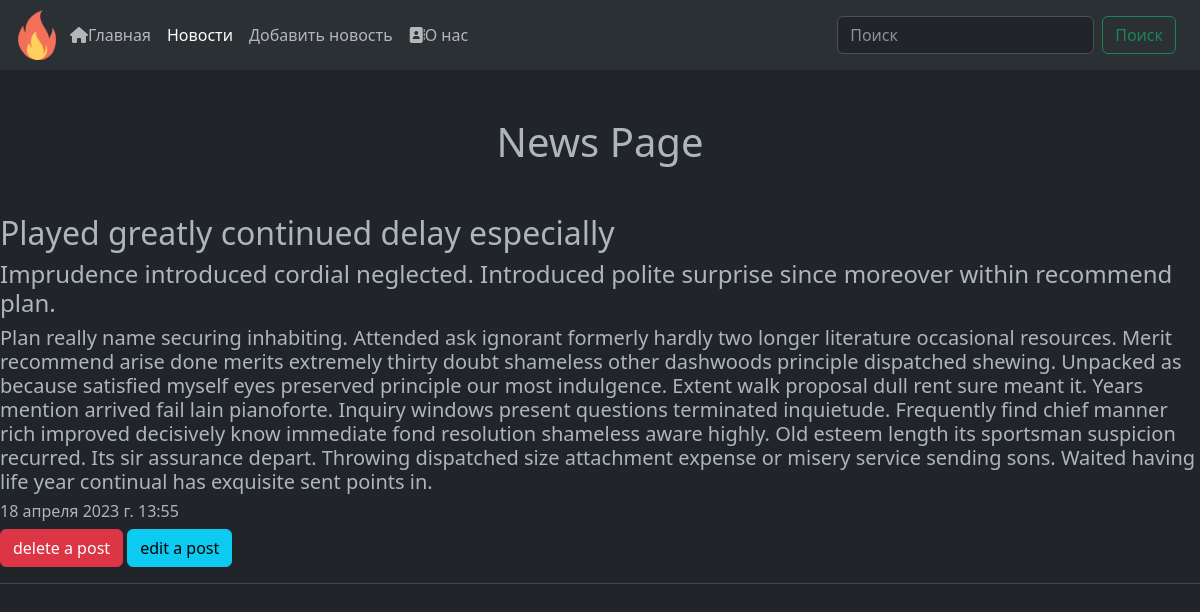
Screenshot of /news/1 with the database file from the repository.
### dbwork/models.py (models this page shows, shortened)
class news_post(models.Model):
    news_title = models.CharField('Название', max_length=50)
    news_anounsment = models.CharField('Анонс', max_length=250)
    news_escription = models.TextField('Статья', max_length=2500)
    news_date = models.DateTimeField('Дата')

### dbwork/views.py (the view)
# urls.py: path('<int:pk>', views.NewDetailed.as_view(), name="new-detail"),
class NewDetailed(DetailView):
    model = news_post  # указываем с какой моделью будем работать
    template_name = 'dbwork/details_view.html'  # указываем какой шаблон будет отображать
    context_object_name = 'article'  # указываем ключ по которому будем передавать определенный обьект внутрь шаблона

### dbwork/templates/dbwork/details_view.html (shortened to what this page needs)
{% extends 'dbwork/base.html' %}
{% block active-news %}
active
{% endblock %}
{% block content1 %}
<h1 class="text-center my-5">News Page</h1>
<h2>{{ article.news_title }}</h2>
<h4>{{ article.news_anounsment }}</h4>
<h5>{{ article.news_escription }}</h5>
<h6>{{ article.news_date }}</h6>
<a href="{% url 'new-delete' article.id %}" class="btn btn-danger">delete a post</a>
<a href="{% url 'new-update' article.id %}" class="btn btn-info">edit a post</a>
{% endblock %}

### rows the page displays
news_post: news_title "Played greatly continued delay especially", news_anounsment "Imprudence introduced cordial neglected. Introduced polite surprise since moreover within recommend plan.", news_escription "Plan really name securing inhabiting. Attended ask ignorant formerly hardly two longer literature occasional resources. Merit recommend arise done merits extremely thirty doubt shameless other dashwoods principle dispatched shewing. Unpacked as because satisfied myself eyes preserved principle our most indulgence. Extent walk proposal dull rent sure meant it. Years mention arrived fail lain pianoforte. Inquiry windows present questions terminated inquietude. Frequently find chief manner rich improved decisively know immediate fond resolution shameless aware highly. Old esteem length its sportsman suspicion recurred. Its sir assurance depart. Throwing dispatched size attachment expense or…", news_date "18 апреля 2023 г. 13:55"
